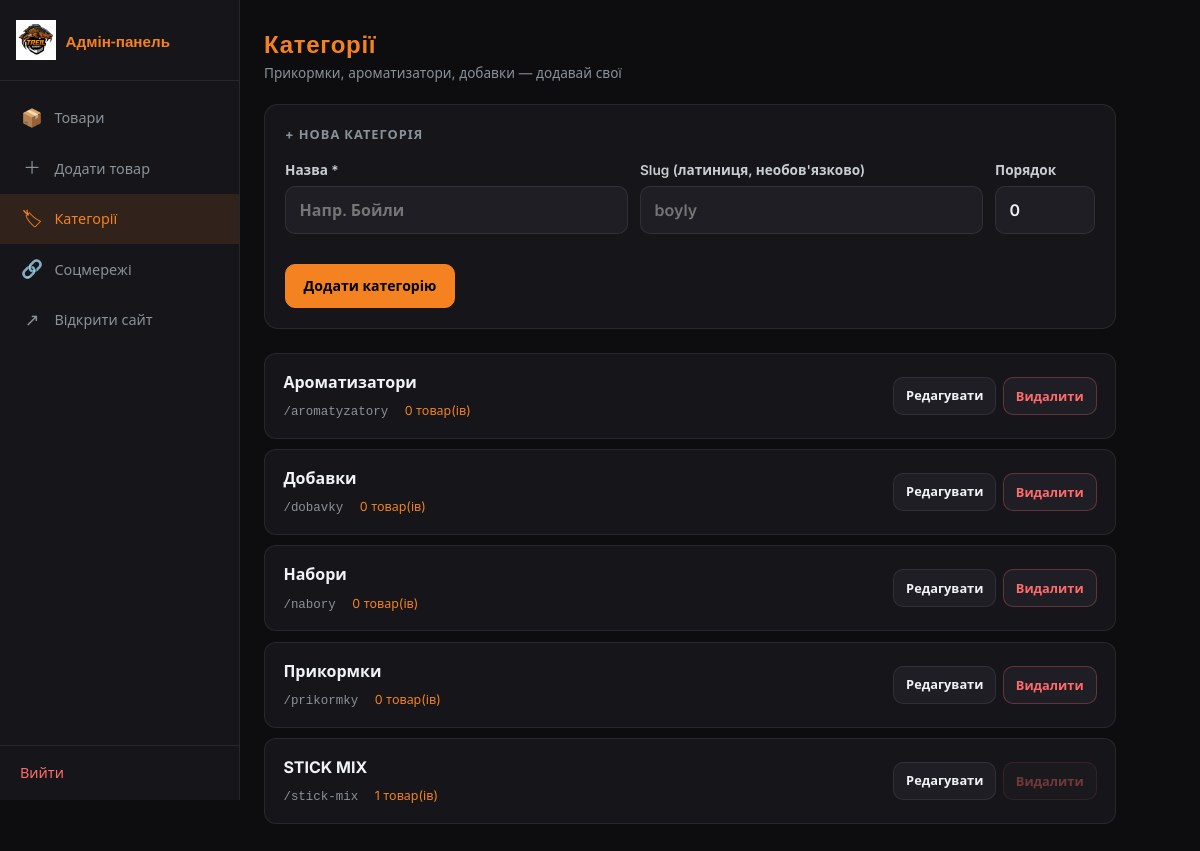
The app's page /admin/categories (signed in) with its own data.
### tables this page shows
CREATE TABLE categories (
            id INTEGER PRIMARY KEY AUTOINCREMENT,
            name TEXT NOT NULL,
            slug TEXT NOT NULL UNIQUE
        , sort_order INTEGER DEFAULT 0);

### app.py (the view, shortened to what this page needs)
@app.route("/admin/categories", methods=["GET", "POST"])
@login_required
def admin_categories():
    return render_template(
        "admin/categories.html",
        categories=get_categories_with_counts(),
    )

### app.py (called while the page is built)
@app.context_processor
def inject_globals():
    return {
        "shop_name": SHOP_NAME,
        "telegram_url": TELEGRAM_URL,
        "telegram_username": TELEGRAM_USERNAME,
        "current_category": None,
        "search_query": None,
        "social_links": get_social_links(),
        "build_order_url": build_order_url,
        "general_telegram_url": telegram_order_link(
            "Привіт! Цікавлюсь прикормками TREIL ZOOM"
        ),
    }

def login_required(f):
    @wraps(f)
    def wrapped(*args, **kwargs):
        if not session.get("admin_logged_in"):
            return redirect(url_for("admin_login"))
        return f(*args, **kwargs)
    return wrapped

def get_social_links(active_only=True):
    conn = get_db()
    query = "SELECT * FROM social_links"
    if active_only:
        query += " WHERE is_active = 1"
    query += " ORDER BY sort_order, id"
    rows = conn.execute(query).fetchall()
    conn.close()
    return rows

def get_categories_with_counts():
    conn = get_db()
    rows = conn.execute(
        """
        SELECT c.*, COUNT(p.id) AS product_count
        FROM categories c
        LEFT JOIN products p ON p.category_id = c.id
        GROUP BY c.id
        ORDER BY c.sort_order, c.name
        """
    ).fetchall()
    conn.close()
    return rows

### config.py (called while the page is built)
def telegram_order_link(text: str) -> str:
    return f"{TELEGRAM_URL}?text={quote(text)}"

### database.py (called while the page is built)
def get_db():
    conn = sqlite3.connect(DB_PATH)
    conn.row_factory = sqlite3.Row
    return conn

### templates/admin/categories.html (shortened to what this page needs)
{% extends "admin/base_admin.html" %}
{% block content %}
<div class="page-head">
  <div>
    <h1>Категорії</h1>
    <p class="sub">Прикормки, ароматизатори, добавки — додавай свої</p>
  </div>
</div>
<form method="post" class="add-card">
  <h2>+ Нова категорія</h2>
  <div class="form-row">
    <label>Назва *
      <input type="text" name="name" placeholder="Напр. Бойли" required>
    </label>
    <label>Slug (латиниця, необов'язково)
      <input type="text" name="slug" placeholder="boyly">
    </label>
    <label>Порядок
      <input type="number" name="sort_order" value="0" min="0">
    </label>
  </div>
  <button type="submit" class="btn btn-primary">Додати категорію</button>
</form>
{% if categories %}
<div class="cat-list">
  {% for c in categories %}
  <article class="cat-row">
    <div class="cat-info">
      <h3>{{ c.name }}</h3>
      <span class="cat-slug">/{{ c.slug }}</span>
      <span class="cat-count">{{ c.product_count }} товар(ів)</span>
    </div>
    <div class="cat-actions">
      <a href="{{ url_for('admin_category_edit', cat_id=c.id) }}" class="btn btn-sm">Редагувати</a>
      <form method="post" action="{{ url_for('admin_category_delete', cat_id=c.id) }}"
            onsubmit="return confirm('Видалити «{{ c.name }}»?')">
        <button type="submit" class="btn btn-sm btn-danger" {% if c.product_count > 0 %}disabled title="Спочатку перенеси товари"{% endif %}>Видалити</button>
      </form>
    </div>
  </article>
  {% endfor %}
</div>
{% else %}
<div class="empty-box"><p>Немає категорій — додай першу вище</p></div>
{% endif %}
{% endblock %}

### templates/admin/base_admin.html (shortened to what this page needs)
<!DOCTYPE html>
<html lang="uk">
<head>
  <link rel="stylesheet" href="{{ url_for('static', filename='css/admin.css') }}">
</head>
<body class="admin">
  {% if session.get('admin_logged_in') %}
  <aside class="sidebar" id="sidebar">
    <div class="sidebar-brand">
      <img src="{{ url_for('static', filename='img/logo.png') }}" alt="" class="sidebar-logo">
      <span>Адмін-панель</span>
    </div>
    <nav class="sidebar-nav">
      <a href="{{ url_for('admin_dashboard') }}" class="{% if request.endpoint == 'admin_dashboard' %}active{% endif %}">
        <span class="nav-icon">📦</span> Товари
      </a>
      <a href="{{ url_for('admin_product_new') }}" class="{% if request.endpoint == 'admin_product_new' %}active{% endif %}">
        <span class="nav-icon">＋</span> Додати товар
      </a>
      <a href="{{ url_for('admin_categories') }}" class="{% if request.endpoint in ('admin_categories', 'admin_category_edit') %}active{% endif %}">
        <span class="nav-icon">🏷</span> Категорії
      </a>
      <a href="{{ url_for('admin_social') }}" class="{% if request.endpoint in ('admin_social', 'admin_social_edit') %}active{% endif %}">
        <span class="nav-icon">🔗</span> Соцмережі
      </a>
      <a href="{{ url_for('index') }}" target="_blank">
        <span class="nav-icon">↗</span> Відкрити сайт
      </a>
    </nav>
    <a href="{{ url_for('admin_logout') }}" class="sidebar-logout">Вийти</a>
  </aside>
  {% endif %}
  <div class="admin-main">
    {% block content %}{% endblock %}
  </div>
</body>
</html>

### static/css/admin.css (style rules this page uses)
:root { --orange: #f58220; --bg: #0d0d0f; --surface: #16161a; --surface2: #1e1e24; --text: #f0f2f5; --muted: #8b9199; --border: rgba(255,255,255,0.08); --danger: #ff6b6b; --font: "Inter", system-ui, sans-serif; --font-display: "Oswald", sans-serif; --nav-h: 60px; --bottom-h: 64px; }
*, *::before, *::after { box-sizing: border-box; margin: 0; padding: 0; }
body.admin { font-family: var(--font); background: var(--bg); color: var(--text); min-height: 100vh; line-height: 1.5; }
.sidebar { position: fixed; left: 0; top: 0; width: 240px; height: 100vh; background: var(--surface); border-right: 1px solid var(--border); display: flex; flex-direction: column; z-index: 160; transition: transform 0.3s; }
.sidebar-brand { display: flex; align-items: center; gap: 0.6rem; padding: 1.25rem 1rem; border-bottom: 1px solid var(--border); font-family: var(--font-display); font-weight: 700; color: var(--orange); font-size: 0.95rem; }
.sidebar-logo { width: 40px; height: auto; }
.sidebar-nav { flex: 1; padding: 0.75rem 0; overflow-y: auto; }
.sidebar-nav a { display: flex; align-items: center; gap: 0.65rem; padding: 0.75rem 1.25rem; color: var(--muted); text-decoration: none; font-size: 0.9rem; font-weight: 500; transition: all 0.15s; }
.sidebar-nav a:hover, .sidebar-nav a.active { background: rgba(245,130,32,0.12); color: var(--orange); }
.nav-icon { font-size: 1.1rem; width: 1.5rem; text-align: center; }
.sidebar-logout { padding: 1rem 1.25rem; color: var(--danger); text-decoration: none; border-top: 1px solid var(--border); font-size: 0.9rem; }
.admin-main { margin-left: 240px; padding: 1.5rem; padding-bottom: 2rem; max-width: 900px; }
.page-head { display: flex; justify-content: space-between; align-items: flex-start; gap: 1rem; margin-bottom: 1.25rem; flex-wrap: wrap; }
h1 { font-family: var(--font-display); font-size: 1.5rem; color: var(--orange); letter-spacing: 0.03em; }
.sub { font-size: 0.85rem; color: var(--muted); margin-top: 0.2rem; }
.btn { display: inline-flex; align-items: center; justify-content: center; padding: 0.65rem 1.1rem; border-radius: 10px; font-family: inherit; font-size: 0.88rem; font-weight: 600; text-decoration: none; border: 1px solid var(--border); background: var(--surface2); color: var(--text); cursor: pointer; transition: all 0.15s; min-height: 44px; }
.btn-primary, .btn-green { background: var(--orange); color: #000; border-color: var(--orange); }
.btn-sm { padding: 0.45rem 0.75rem; font-size: 0.8rem; min-height: 38px; }
.btn-danger { color: var(--danger); border-color: rgba(255,107,107,0.3); }
.btn-danger:disabled { opacity: 0.4; cursor: not-allowed; }
.add-card, .form-card { background: var(--surface); border: 1px solid var(--border); border-radius: 14px; padding: 1.25rem; margin-bottom: 1.5rem; }
.add-card h2, .form-section h2 { font-size: 0.8rem; text-transform: uppercase; letter-spacing: 0.08em; color: var(--muted); margin-bottom: 1rem; }
.form-row { display: grid; grid-template-columns: 1fr 1fr 100px; gap: 0.75rem; margin-bottom: 1rem; }
.cat-list { display: flex; flex-direction: column; gap: 0.65rem; }
.cat-row { display: flex; justify-content: space-between; align-items: center; gap: 1rem; flex-wrap: wrap; background: var(--surface); border: 1px solid var(--border); border-radius: 12px; padding: 1rem 1.15rem; }
.cat-info h3 { font-size: 1rem; margin-bottom: 0.2rem; }
.cat-slug { font-size: 0.78rem; color: var(--muted); font-family: monospace; margin-right: 0.75rem; }
.cat-count { font-size: 0.78rem; color: var(--orange); }
.cat-actions { display: flex; gap: 0.4rem; flex-wrap: wrap; }
label { display: block; margin-bottom: 0.85rem; font-size: 0.85rem; font-weight: 600; color: #c8cdd2; }
input, textarea, select { display: block; width: 100%; margin-top: 0.35rem; padding: 0.7rem 0.85rem; border: 1px solid var(--border); border-radius: 10px; font: inherit; font-size: 16px; background: var(--surface2); color: var(--text); }

### records on screen
categories: name "Ароматизатори", slug "aromatyzatory", product_count "0"
categories: name "Добавки", slug "dobavky", product_count "0"
categories: name "Набори", slug "nabory", product_count "0"
categories: name "Прикормки", slug "prikormky", product_count "0"
categories: name "STICK MIX", slug "stick-mix", product_count "1"
